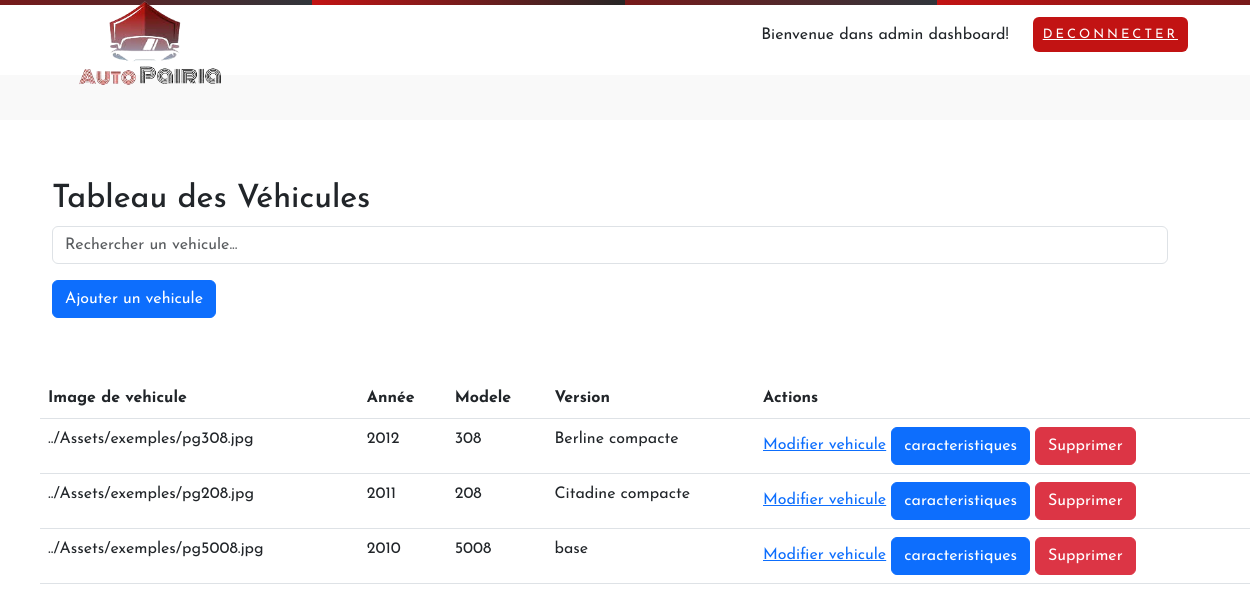
Screenshot of /Routers/Gvehicules.php?id_mrq_forvcl=1 (signed in) with the database file from the repository.
### tables this page shows
CREATE TABLE `marque` (
  `id_mrq` int(11) NOT NULL,
  `logo` varchar(255) DEFAULT NULL,
  `nom` varchar(255) DEFAULT NULL,
  `pays` varchar(255) DEFAULT NULL,
  `siege_soc` varchar(255) DEFAULT NULL,
  `annee` varchar(255) DEFAULT NULL,
  `web` varchar(255) DEFAULT NULL,
  `note` int(11) DEFAULT NULL
);

CREATE TABLE `vehicule` (
  `id_vcl` int(11) NOT NULL,
  `image` varchar(255) DEFAULT NULL,
  `id_mdl` int(11) DEFAULT NULL,
  `note` int(11) DEFAULT NULL,
  `annee` varchar(255) DEFAULT NULL
);

CREATE TABLE `modele` (
  `id_mdl` int(11) NOT NULL,
  `nom` varchar(255) DEFAULT NULL,
  `id_mrq` int(11) NOT NULL
);

CREATE TABLE `version` (
  `id_version` int(11) NOT NULL,
  `nom` varchar(255) DEFAULT NULL,
  `id_vcl` int(11) NOT NULL
);

### Controllers/AdminController.php (called while the page is built, shortened)
<?php
require_once ('../Views/AdminMainView.php');
require_once ('../Views/GAvisView.php');
require_once ('../Views/GVehicules.php');
require_once ('../Models/MarqueModel.php');
class AdminController
{
    private $marques;
    public function __construct()
    {
        $this->marques= new Marque();
    }
     public function getVehiclesOfMarque($marque_id){
        $avis= $this->marques->getVehiclesOfMarque($marque_id);
         return $avis;
     }
     public function afficherVehiculesMarques($marque_id){
      $vue=new VehiculesView();
      $donneesVehicules= $this->getVehiclesOfMarque($marque_id);
      $vue->afficherVehiculesMarques($donneesVehicules);
   }
}
?>

### Models/MarqueModel.php (called while the page is built, shortened)
<?php
class Marque {
    private $dbModel;
    public function __construct() {
        $this->dbModel = new DbModel();
    }
    public function getVehiclesOfMarque($marque_id) {
        $pdo = $this->dbModel->connect();
        $stm =  $pdo->prepare("SELECT m.id_mrq, v.image, v.annee AS aneev, v.id_vcl AS vehicule_id,
                            mo.id_mdl AS modele_id, mo.nom AS nom_modele,
                            ve.id_version AS version_id, ve.nom AS nom_version
                            FROM marque m
                            LEFT JOIN modele mo ON m.id_mrq = mo.id_mrq
                            JOIN vehicule v ON mo.id_mdl = v.id_mdl
                            LEFT JOIN version ve ON v.id_vcl = ve.id_vcl
                            WHERE m.id_mrq = ?");
        $stm->execute([$marque_id]);
        $marque = $stm->fetchAll(\PDO::FETCH_ASSOC);
        $this->dbModel->disconnect($pdo);
        return $marque;
    }
}
?>

### Views/GVehicules.php (the view, shortened to what this page needs)
<?php
require_once ('../Controllers/AdminController.php');
class VehiculesView {
    public function afficherVehiculesMarques($donneesVehicules) {
        foreach ($donneesVehicules as $vehicule) {
            $idv=$vehicule['id_mrq'];
        }
        echo '
        <link href="https://cdn.jsdelivr.net/npm/bootstrap@5.3.0/dist/css/bootstrap.min.css" rel="stylesheet">
        <div class="container" style="margin:40px;">
            <h2>Tableau des Véhicules</h2>
            <input type="text" id="searchInputveh" class="form-control mb-3" placeholder="Rechercher un vehicule...">
            <a href="http://localhost/projet_web/Routers/Gvehicules.php?idaddvehicule=' . $idv . '"  class="btn btn-primary">Ajouter un vehicule</a>
            </div>
        </div>
            <table class="table" style="margin:40px">
                <thead>
                    <tr>
                        <th>Image de vehicule</th>
                        <th>Année</th>
                        <th>Modele</th>
                        <th>Version</th>
                        <th>Actions</th>
                    </tr>
                </thead>
                <tbody>';
        foreach ($donneesVehicules as $vehicule) {
            echo '
            <tr>
                <td>' . $vehicule['image'] . '</td>
                <td>' . $vehicule['aneev'] . '</td>
                <td>' . $vehicule['nom_modele'] . '</td>
                <td>' . $vehicule['nom_version'] . '</td>
                <td>
                   <a href="http://localhost/projet_web/Routers/Gvehicules.php?id_modif_vcl=' . $vehicule['vehicule_id'] . '">Modifier vehicule</a>
                   <a href="http://localhost/projet_web/Routers/Gvehicules.php?id_carct_vcl=' . $vehicule['vehicule_id'] . '" class="btn btn-primary">caracteristiques</a>
                   <a href="#" data-id="' . $vehicule['vehicule_id']  . '" class="btn btn-danger delete-vcl">Supprimer</a>
                </td>
            </tr>';
        }
        echo '
                </tbody>
            </table>
        </div>
        <script src="https://cdn.jsdelivr.net/npm/bootstrap@5.3.0/dist/js/bootstrap.bundle.min.js"></script>';
    }
    }

### Css/Acceuil.css (style rules this page uses)
* { margin: 0; padding: 0; box-sizing: border-box; list-style: none; text-decoration: none; font-family: "Josefin Sans", sans-serif; }
.container { display: flex; flex-direction: column; align-items: flex-start; padding: 20px; }
a { text-decoration: none; color: inherit; }

### rows the page displays
marque: vehicule.image "../Assets/exemples/pg308.jpg", vehicule.annee "2012", modele.nom "308", version.nom "Berline compacte", vehicule.image "../Assets/exemples/pg208.jpg", vehicule.annee "2011", modele.nom "208", version.nom "Citadine compacte", vehicule.image "../Assets/exemples/pg5008.jpg", vehicule.annee "2010", modele.nom "5008", version.nom "base"
